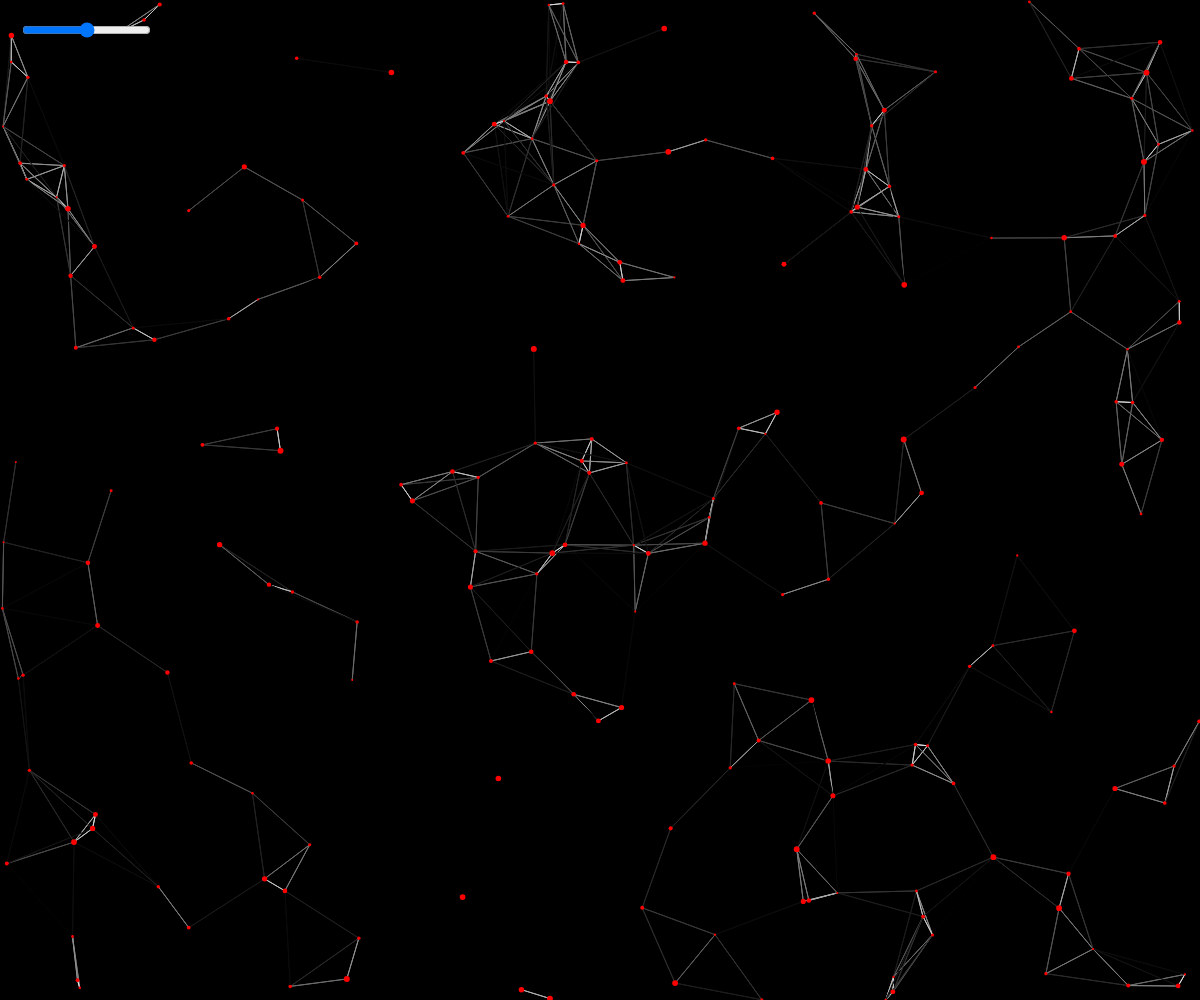
Frame 1 (no input)
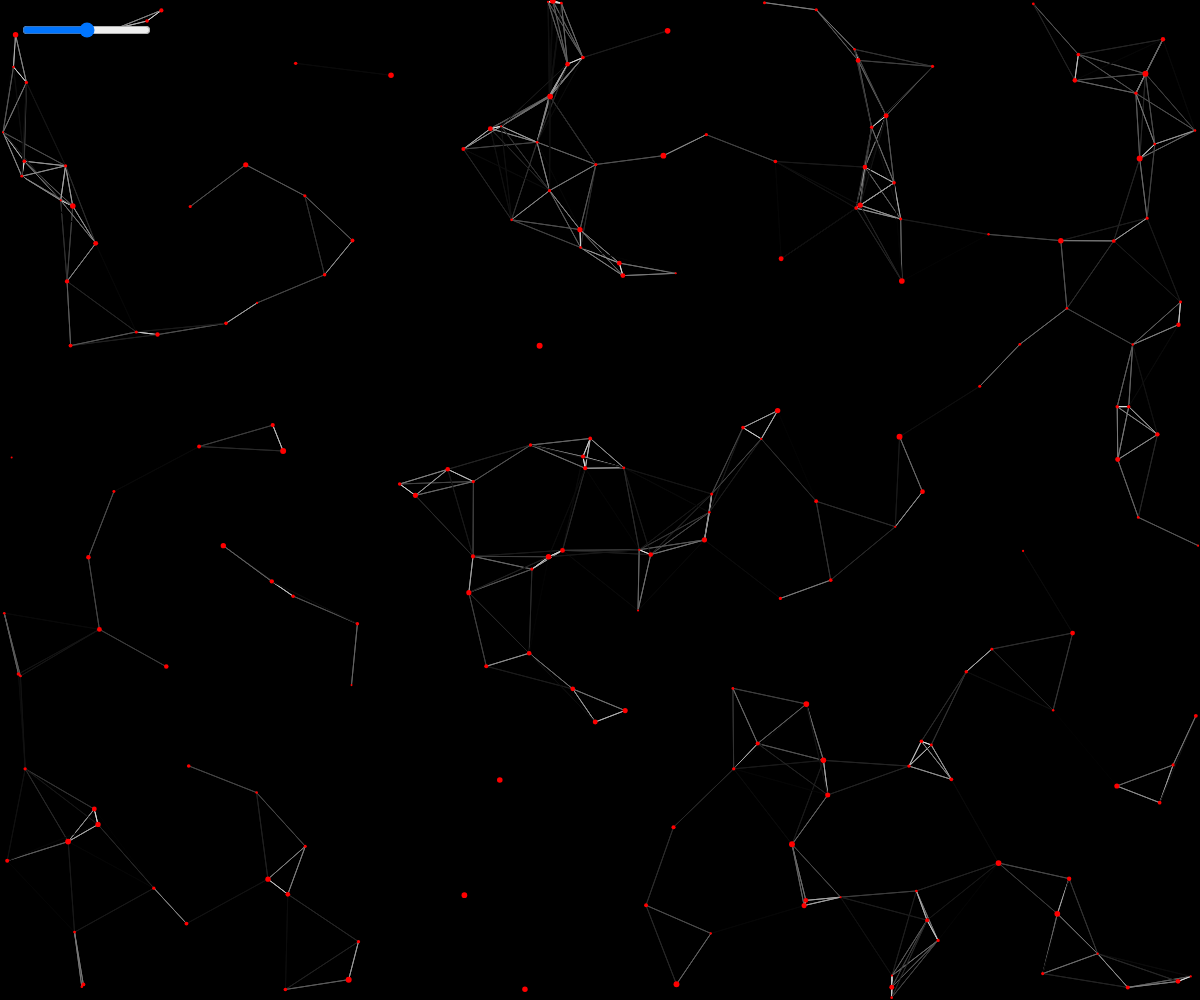
Frame 60 (no input)
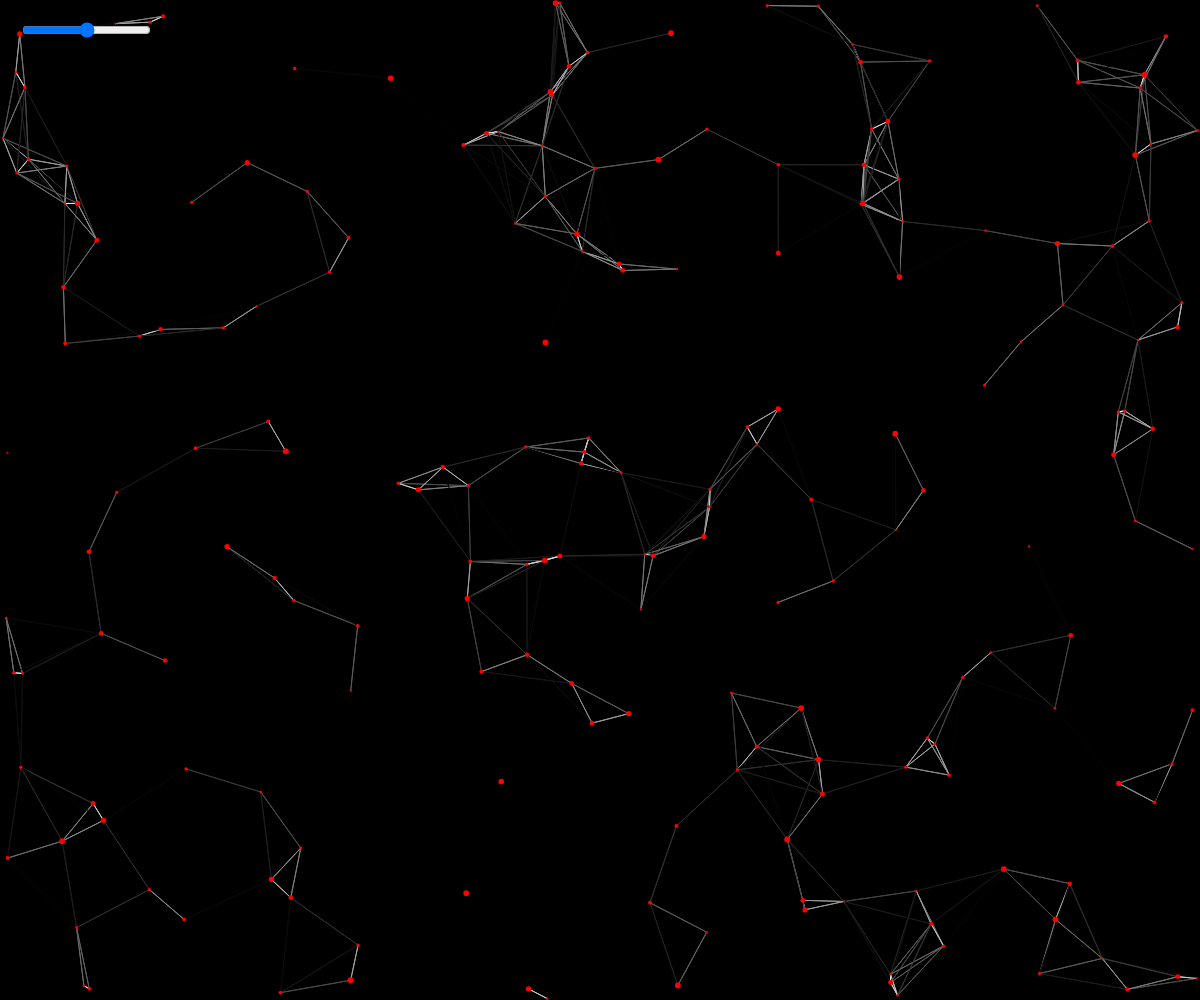
Frame 120 (the mouse pressed at the canvas centre since frame 60)

The p5.js sketch that drew these frames (run headless with seeded random() and noise() and a simulated clock; from frame 60 on, the mouse is pressed at the canvas centre):

// p5.js sketch
// ── sketch.js
var length = 500;
var width = 500;
var particles = [];
var slider;
function setup() {
  // put setup code here
  createCanvas(windowWidth, windowHeight);
  fill(240);
  noStroke();
  slider = createSlider(0, 200, 100);
  slider.position(20, 20);
  

  
  for (var i = 200; i >= 0; i--) {
  	particles.push(new Particle());	
  	
  }
}

function draw() {
  // put drawing code here
  background('black');

  
  


  for (var i = particles.length - 1; i >= 0; i--) {
    particles[i].connect();
    

  }
  for (var i = particles.length - 1; i >= 0; i--) {
  	particles[i].update();
  	particles[i].display();
  	

  }
}





function Particle()
{
	this.x = random(0,windowWidth);
	this.y = random(0,windowHeight);
	this.vx = random(-1,1)/10;
	this.vy = random(-1,1)/10;
	this.size = random(2,6);

	

	

	this.connect = function(){
    var max = slider.value();
		for (var i = particles.length - 1; i >= 0; i--) {
			var dist  = sqrt(pow(this.x-particles[i].x,2)+pow(this.y-particles[i].y,2))
			//console.log(dist)
			if(dist < max && dist>0)
			{
				stroke(map(dist,0,max,255,0))
    			line(this.x, this.y, particles[i].x,particles[i].y)

    		}
		}


	}

	this.update = function() {
    	this.x+=this.vx;
    	this.y+=this.vy;
    	

    	if(this.y<0)
    	{
    		this.y = height
    	}
    	if(this.y>height)
    	{
    		this.y = 0
    	}
    	if(this.x<0)
    	{
    		this.x = width
    	}
    	if(this.x>width)
    	{
    		this.y = width
    	}



    	
  };

  this.display = function() {
  	noStroke();
  	fill(255,0,0);
    ellipse(this.x, this.y, this.size);
  };
}
